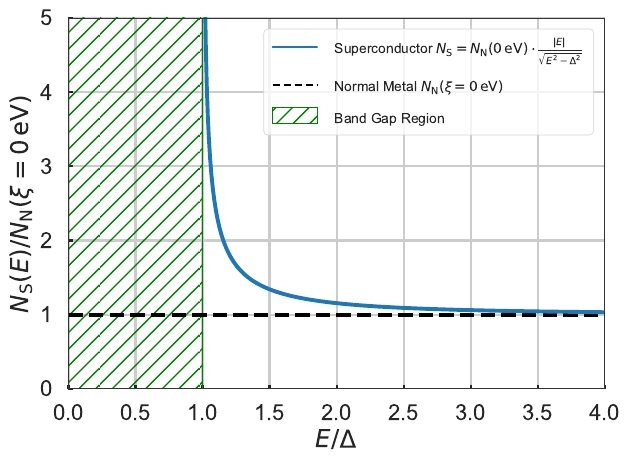

Write Python code to recreate this figure.
import numpy as np
from scipy.optimize import fsolve
from scipy.integrate import quad
from scipy.constants import k,hbar, elementary_charge
import matplotlib.pyplot as plt
import seaborn as sns
sns.set_style("whitegrid",
              {'axes.edgecolor': '.2',
               'axes.facecolor': 'white',
               'axes.grid': True,
               'axes.linewidth': 0.5,
               'figure.facecolor': 'white',
               'grid.color': '.8',
               'grid.linestyle': u'-',
               'legend.frameon': True,
               'xtick.color': '.15',
               'xtick.direction': u'in',
               'xtick.major.size': 3.0,
               'xtick.minor.size': 1.0,
               'ytick.color': '.15',
               'ytick.direction': u'in',
               'ytick.major.size': 3.0,
               'ytick.minor.size': 1.0,
               })
sns.set_context("poster")

#Delta is 1
nSnN = lambda eOverDelta : np.divide(eOverDelta,np.sqrt(np.subtract(np.multiply(eOverDelta,eOverDelta),1)))


energies = np.arange(1.001,5,0.001)# avoid 1 since it causes division by 0
#plot result
plt.figure()
plt.plot(energies,nSnN(energies),label=r'''Superconductor $N_\mathrm{S} = N_\mathrm{N}(0\,\mathrm{eV})\cdot\frac{|E|}{\sqrt{E^2-\Delta^2}}$''') 
#plt.plot(tTC,deltaDelta0apprx,label = r'$T \approx T_\mathrm{C}$ Approximation')
plt.hlines(y=1,xmin=0,xmax=5,linestyle='--', label = r'Normal Metal $N_\mathrm{N}(\xi = 0\,\mathrm{eV})$')
rect = plt.Rectangle((0,0),1,5, color='g',hatch='//',fill=False, label='Band Gap Region')
plt.gca().add_patch(rect)
plt.xlabel(r'${E}/{\Delta}$')
plt.ylabel(r'$N_\mathrm{S}(E)/N_\mathrm{N}(\xi =0\,\mathrm{eV})$')
plt.grid(True)
plt.xlim(0,4)
plt.ylim(0,5)
plt.rcParams.update({'font.size': 12})
handles,labels = plt.gca().get_legend_handles_labels()
order = [0,2,1]
legend = plt.legend([handles[idx] for idx in order],[labels[idx] for idx in order],loc='best', shadow=False,ncol=1)
leg = plt.gca().get_legend()
ltext  = leg.get_texts()  # all the text.Text instance in the legend
llines = leg.get_lines()  # all the lines.Line2D instance in the legend
plt.setp(ltext, fontsize='small')
plt.setp(llines, linewidth=1.5)      # the legend linewidth
plt.tight_layout()
plt.savefig('Superconducting_States_over_Normal_States.pdf', bbox_inches="tight")
plt.show()
